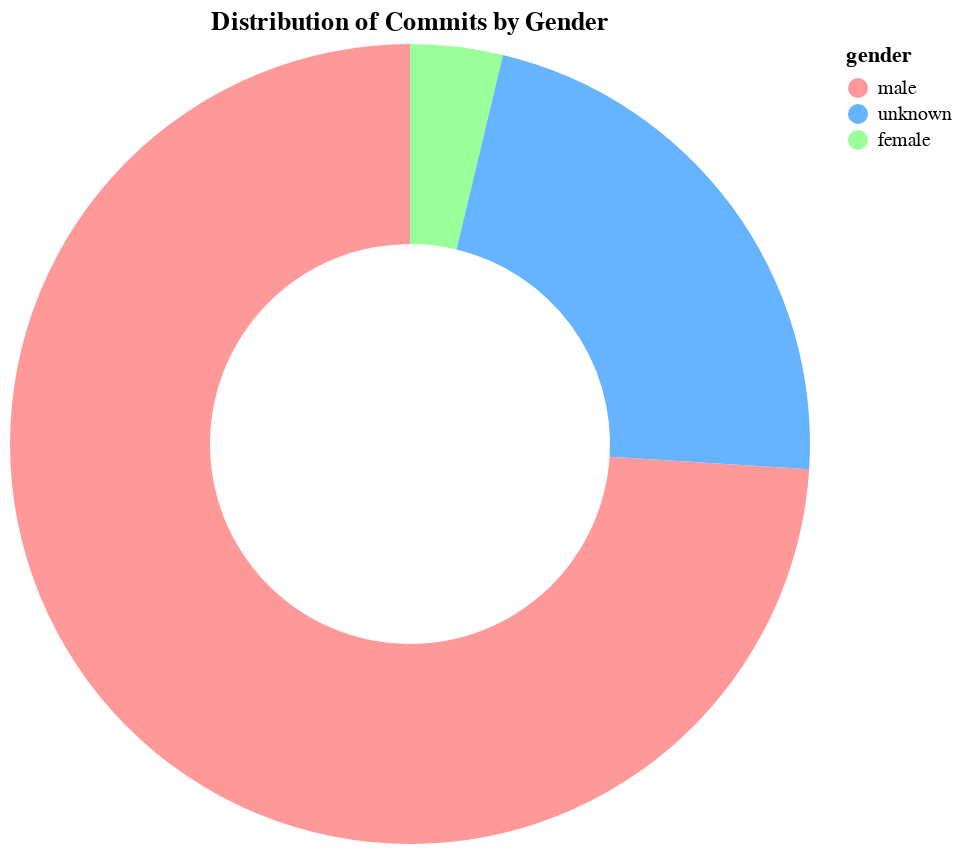

Notebook source saved alongside this figure:
### Code cell
import altair as alt

gender_distribution = data.groupby('gender')['count'].sum().reset_index()

colors = ['#ff9999', '#66b3ff', '#99ff99']

chart = alt.Chart(gender_distribution).mark_arc(innerRadius=100).encode(
    theta=alt.Theta(field='count', type='quantitative', stack='zero'),
    color=alt.Color('gender:N', scale=alt.Scale(domain=['male', 'unknown', 'female'], range=colors)),
    tooltip=['gender:N', 'count:Q']
).properties(
    title='Distribution of Commits by Gender',
    width=400,
    height=400
).configure_view(
    stroke=None
).interactive()

chart.show()

### Figure 1 — Vega-Lite specification as saved in the notebook (floating-point values rounded to 4 significant figures)
{"config": {"view": {"continuousWidth": 300, "continuousHeight": 300, "stroke": null}}, "data": {"name": "data-2180e597869fa3edd01f147e62dae1e6"}, "mark": {"type": "arc", "innerRadius": 100}, "encoding": {"color": {"field": "gender", "scale": {"domain": ["male", "unknown", "female"], "range": ["#ff9999", "#66b3ff", "#99ff99"]}, "type": "nominal"}, "theta": {"field": "count", "stack": "zero", "type": "quantitative"}, "tooltip": [{"field": "gender", "type": "nominal"}, {"field": "count", "type": "quantitative"}]}, "height": 400, "params": [{"name": "param_15", "select": {"type": "interval", "encodings": ["x", "y"]}, "bind": "scales"}], "title": "Distribution of Commits by Gender", "width": 400, "$schema": "https://vega.github.io/schema/vega-lite/v5.20.1.json", "datasets": {"data-2180e597869fa3edd01f147e62dae1e6": [{"gender": "female", "count": 197}, {"gender": "male", "count": 3903}, {"gender": "unknown", "count": 1175}]}}
